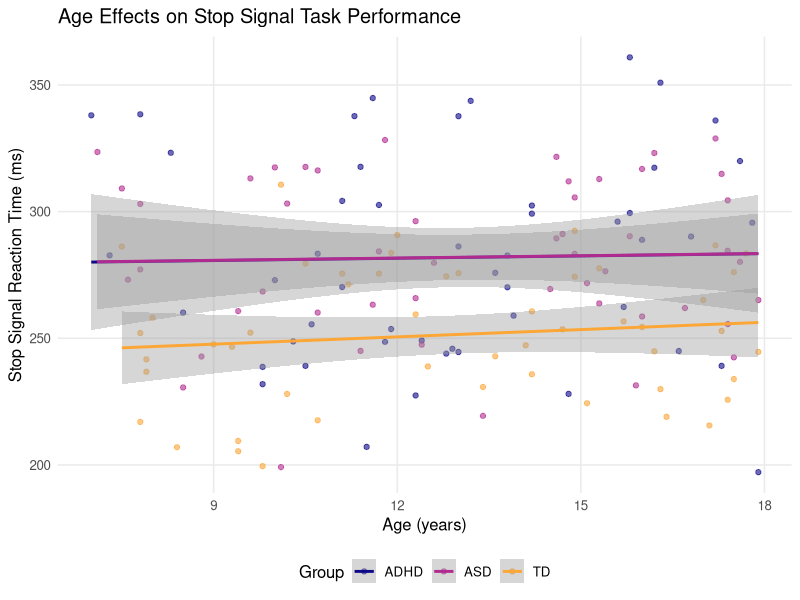

This figure's R source:
## ---- chunk 1
#| echo: false
#| warning: false
#| message: false

library(tidyverse)
library(kableExtra)

# Simulate behavioral data
set.seed(456)

behavioral_data <- tibble(
  Group = rep(c("TD", "ADHD", "ASD"), each = 50),
  Age = c(
    round(runif(50, 7, 18), 1),
    round(runif(50, 7, 18), 1),
    round(runif(50, 7, 18), 1)
  ),
  SSRT = c(
    rnorm(50, 250, 30),
    rnorm(50, 290, 40),
    rnorm(50, 280, 35)
  ),
  GoRT = c(
    rnorm(50, 450, 50),
    rnorm(50, 480, 70),
    rnorm(50, 470, 60)
  ),
  GoAccuracy = c(
    rbeta(50, 85, 15) * 100,
    rbeta(50, 80, 20) * 100,
    rbeta(50, 82, 18) * 100
  ),
  StopAccuracy = c(
    rbeta(50, 50, 50) * 100,
    rbeta(50, 45, 55) * 100,
    rbeta(50, 48, 52) * 100
  )
)

# Calculate summary statistics
summary_stats <- behavioral_data %>%
  group_by(Group) %>%
  summarize(
    n = n(),
    `Age (Mean ± SD)` = paste0(round(mean(Age), 1), " ± ", round(sd(Age), 1)),
    `SSRT (ms)` = paste0(round(mean(SSRT), 1), " ± ", round(sd(SSRT), 1)),
    `Go RT (ms)` = paste0(round(mean(GoRT), 1), " ± ", round(sd(GoRT), 1)),
    `Go Accuracy (%)` = paste0(
      round(mean(GoAccuracy), 1),
      " ± ",
      round(sd(GoAccuracy), 1)
    ),
    `Stop Accuracy (%)` = paste0(
      round(mean(StopAccuracy), 1),
      " ± ",
      round(sd(StopAccuracy), 1)
    )
  )

# Create formatted table
kable(
  summary_stats,
  caption = "Table A1: Behavioral performance on the Stop Signal Task by group.",
  align = "lccccc"
) %>%
  kable_styling(
    bootstrap_options = c("striped", "hover", "condensed"),
    full_width = FALSE,
    position = "center"
  )
## ---- chunk 2
#| echo: false
#| warning: false
#| message: false
#| fig-width: 9
#| fig-height: 4
#| fig-cap: "Figure A1: Age effects on Stop Signal Reaction Time (SSRT) by group."

ggplot(behavioral_data, aes(x = Age, y = SSRT, color = Group)) +
  geom_point(alpha = 0.6) +
  geom_smooth(method = "lm", se = TRUE) +
  scale_color_viridis_d(option = "plasma", end = 0.8) +
  labs(
    title = "Age Effects on Stop Signal Task Performance",
    x = "Age (years)",
    y = "Stop Signal Reaction Time (ms)",
    color = "Group"
  ) +
  theme_minimal(base_size = 12) +
  theme(
    legend.position = "bottom",
    panel.grid.minor = element_blank()
  )
## ---- chunk 3
#| echo: false
#| warning: false
#| message: false

# Create table of activation clusters
activation_clusters <- tibble(
  Group = c(
    "TD",
    "TD",
    "TD",
    "TD",
    "ADHD",
    "ADHD",
    "ADHD",
    "ASD",
    "ASD",
    "ASD",
    "ASD"
  ),
  Region = c(
    "Right Inferior Frontal Gyrus",
    "Right Middle Frontal Gyrus",
    "Right Insula",
    "Anterior Cingulate Cortex",
    "Right Inferior Frontal Gyrus",
    "Right Insula",
    "Anterior Cingulate Cortex",
    "Right Inferior Frontal Gyrus",
    "Right Middle Frontal Gyrus",
    "Posterior Parietal Cortex",
    "Anterior Cingulate Cortex"
  ),
  `Cluster Size` = c(
    342,
    256,
    189,
    210,
    185,
    124,
    167,
    267,
    198,
    315,
    176
  ),
  `Peak Z-score` = c(
    5.8,
    5.2,
    4.9,
    5.1,
    4.3,
    3.9,
    4.2,
    5.1,
    4.6,
    5.7,
    4.4
  ),
  `MNI Coordinates` = c(
    "48, 16, -4",
    "44, 38, 28",
    "34, 22, -2",
    "6, 24, 38",
    "46, 14, -6",
    "36, 20, -4",
    "4, 22, 36",
    "48, 18, -2",
    "42, 36, 26",
    "36, -52, 48",
    "4, 26, 34"
  )
)

# Create formatted table
kable(
  activation_clusters,
  caption = "Table A2: Significant activation clusters during stop > go contrast by group.",
  align = "lllcc"
) %>%
  kable_styling(
    bootstrap_options = c("striped", "hover", "condensed"),
    full_width = FALSE,
    position = "center"
  ) %>%
  pack_rows("Typically Developing", 1, 4) %>%
  pack_rows("ADHD", 5, 7) %>%
  pack_rows("ASD", 8, 11)
